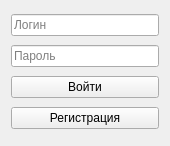
<?xml version="1.0" encoding="UTF-8"?>
<ui version="4.0">
 <class>Form</class>
 <widget class="QWidget" name="Form">
  <property name="geometry">
   <rect>
    <x>0</x>
    <y>0</y>
    <width>170</width>
    <height>146</height>
   </rect>
  </property>
  <property name="windowTitle">
   <string>Form</string>
  </property>
  <layout class="QVBoxLayout" name="verticalLayout">
   <item>
    <widget class="QLineEdit" name="login_input">
     <property name="placeholderText">
      <string>Логин</string>
     </property>
    </widget>
   </item>
   <item>
    <widget class="QLineEdit" name="password_input">
     <property name="placeholderText">
      <string>Пароль</string>
     </property>
    </widget>
   </item>
   <item>
    <widget class="QPushButton" name="login_button">
     <property name="text">
      <string>Войти</string>
     </property>
    </widget>
   </item>
   <item>
    <widget class="QPushButton" name="register_button">
     <property name="text">
      <string>Регистрация</string>
     </property>
    </widget>
   </item>
  </layout>
 </widget>
 <resources/>
 <connections/>
</ui>
